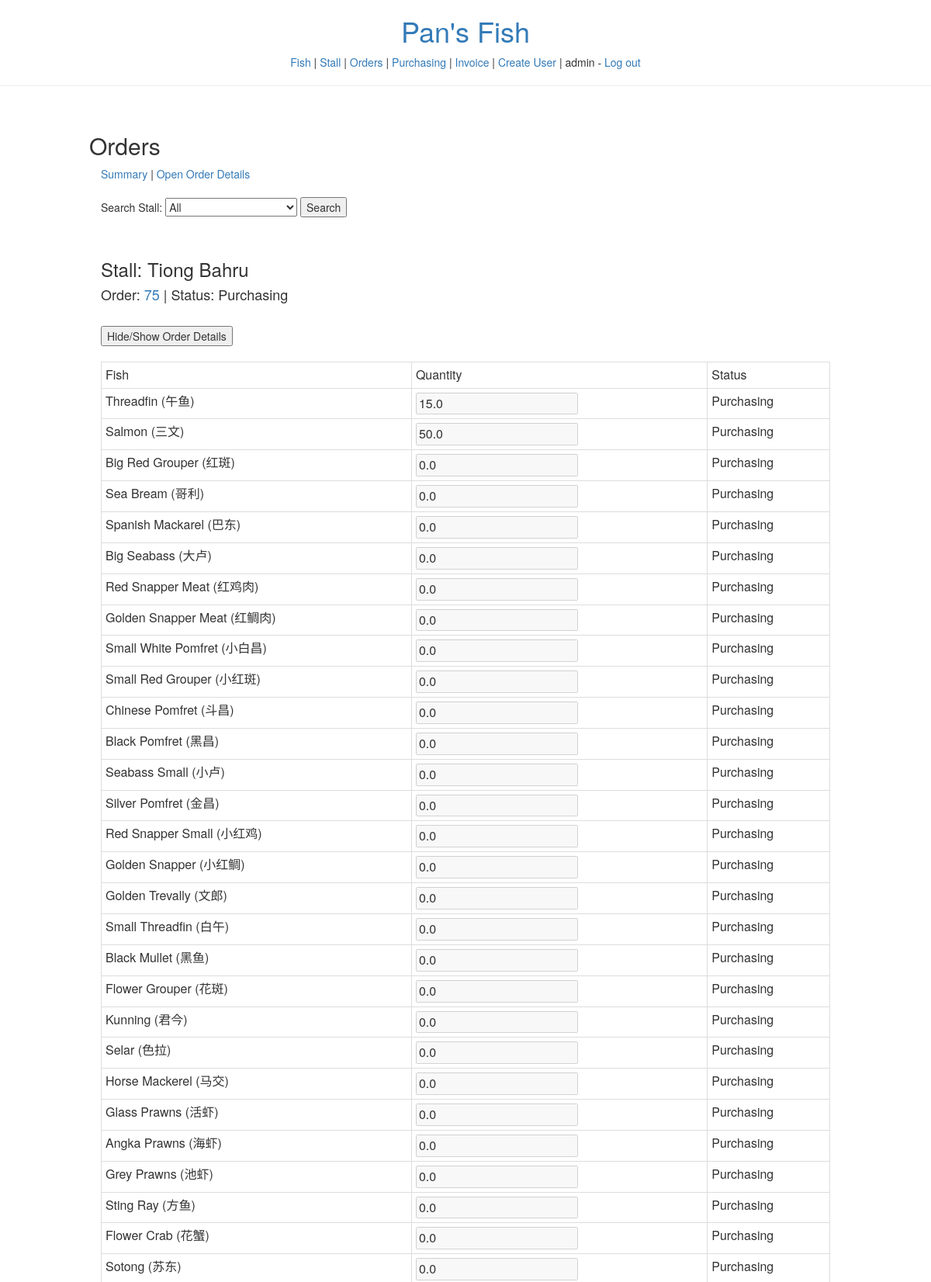
Page /order/3/ (signed in, upper part) on the committed database.
### stall/models.py (models this page shows)
class Stall(TimeStampedModel):
    name = models.ForeignKey(settings.AUTH_USER_MODEL, on_delete=models.CASCADE)
    description = models.CharField(max_length=50, blank=True, default='')

### order/models.py (models this page shows)
class Order(TimeStampedModel):
    stall = models.ForeignKey('stall.Stall', on_delete=models.CASCADE)
    status = models.CharField(max_length=50, default='')
    purchase_order = models.ForeignKey('purchase_order.Purchase_Order', null=True, on_delete=models.CASCADE)

class Order_Item(TimeStampedModel):
    order = models.ForeignKey('Order', on_delete=models.CASCADE)
    fish = models.ForeignKey('fish.Fish', on_delete=models.CASCADE)
    status = models.CharField(max_length=50, default='')
    quantity = models.FloatField(default=0)
    weight = models.FloatField(default=0)
    cost = models.FloatField(default=0)

### order/views.py (the view)
# urls.py: url(r'^order/(?P<user_id>\d+)/$', order_all),
def order_all(request, user_id, stall_id=None):
    if request.method == 'POST':
        template, context = post_order(request, user_id)
    else:
        if stall_id:
            template, context = get_order(request, user_id, True, stall_id=stall_id)
        else:
            stall_id = request.GET['stall_id'] if request.GET else None
            if stall_id == 'All':
                template, context = get_order(request, user_id, True, stall_id=None)
            else:
                template, context = get_order(request, user_id, True, stall_id=stall_id)
    return render(request, template, context)

### core/services.py (called while the page is built)
def get_or_none(model, action, *args, **kwargs):
    try:
        if action == 'get':
            return model.objects.get(*args, **kwargs).order_by('-id')
        else:
            return model.objects.filter(*args, **kwargs).order_by('-id')
    except model.DoesNotExist:
        return None

def get_orders(model, day, *args, **kwargs):
    if day == 'today':
        today = datetime.now().date()
        tomorrow = today + timedelta(1)
        today_start = datetime.combine(today, time())
        today_end = datetime.combine(tomorrow, time())
        return get_or_none(model, 'filter', *args, **kwargs, created_date__lte=today_end, created_date__gte=today_start)
    else:
        return get_or_none(model, 'filter', *args, **kwargs)

### order/services.py (called while the page is built)
def generate_order_item_list(model, *args, **kwargs):
    order_item = model.objects.filter(*args, **kwargs)
    order_item_list = list()
    for oi in order_item:
        order_item_dict = dict()
        order_item_dict['id'] = oi.id
        order_item_dict['name'] = oi.fish.name + ' (' + oi.fish.chinese_name + ')'
        order_item_dict['value'] =  oi.quantity
        order_item_dict['weight'] = oi.weight
        if model == Purchase_Order_Item:
            order_item_dict['buying_cost'] =  oi.buying_cost
            order_item_dict['selling_cost'] =  oi.selling_cost
        else:
            order_item_dict['cost'] =  oi.cost
        if model == Order_Item:
            order_item_dict['status'] = oi.status
        order_item_list.append(order_item_dict)
    return order_item_list

def generate_order_list(day=None, *args, **kwargs):
    order_list = list()
    order = get_orders(Order, day, *args, **kwargs)
    if order:
        for o in order:
            order_dict = dict()
            order_dict['order'] = o
            order_dict['order_item'] = generate_order_item_list(Order_Item, order=o)
            order_list.append(order_dict)
        return order_list

def generate_stall_orders_list(request, user, *args, **kwargs):
    stall_orders_list = list()
    stalls = Stall.objects.all() if request.user.is_superuser else Stall.objects.filter(name=user)
    for stall in stalls:
        stall_orders = dict()
        stall_orders['stall'] = stall
        stall_orders['order_list'] = generate_order_list(stall=stall, *args, **kwargs)
        stall_orders_list.append(stall_orders)
    return stall_orders_list

### templates/order/list_order_all.html (shortened to what this page needs)
{% extends "order/home.html" %}
{% block order %}
  <br><br>
  <form action = "/order/{{user_id}}/stall/" method="get">
    Search Stall:
    <select name="stall_id">
      <option>All</option>
    </select>
    <td><input type="submit" name="search" value="Search"></td>
  </form>
  {% for stall in stall_orders %}
      <br>
      <h3>Stall: {{ stall.stall.description }}</h3>
      {% if stall.order_list %}
        {% for order in stall.order_list %}
          {% if order.order %} <h4>Order: <a href="/order/{{ user.id }}/order/{{order.order.id}}/">{{order.order.id}}</a> | Status: {{ order.order.status }}</h4> {% endif %}
          <br>
          <button data-toggle="collapse" data-target="#demo{{order.order.id}}">Hide/Show Order Details</button>
          <br><br>
          <div id="demo{{order.order.id}}" class="collapse in">
            <form action = "/order/{{user_id}}/order/{{order.order.id}}/" method="post">
              <div class="table-responsive">
                <table class="table table-bordered table-hover table-condensed">
                  <tr>
                    <td>Fish</td>
                    <td>Quantity</td>
                    <td>Status</td>
                  </tr>
                  {% for order_item in order.order_item %}
                    <tr>
                      <td>{{ order_item.name }}</td>
                      <td><input type="tel" name="quantity-{{order_item.id}}" value="{{ order_item.value }}" {% if order.order.status != 'New' %} disabled {% endif %}></td>
                      <td>{{ order_item.status }}</td>
                    </tr>
                  {% endfor %}
                </table>
              </div>
              <br>
              <br>
            </form>
          </div>
        {% endfor %}
      {% else %}
      <br>
      {%endif %}
  {% endfor %}
{% endblock %}

### templates/base.html (shortened to what this page needs)
{% load static %}
<html>
  <head>
    <link rel="stylesheet" href="https://maxcdn.bootstrapcdn.com/bootstrap/3.3.7/css/bootstrap.min.css">
    <link rel="stylesheet" href="https://cdn.datatables.net/1.10.16/css/jquery.dataTables.min.css">
  </head>
  <body>
    <div class="text-center">
      <h1><a role="button" href="/home/">Pan's Fish</a></h1>
    </div>
    <div class="col-xs-1"></div>
    <div class="col-xs-10 text-center">
      {% if user.is_authenticated %}
        {% if request.user.is_superuser %}
          <a role="button" href="/fish/">Fish</a> |
          <a role="button" href="/stall/">Stall</a> |
        {% endif %}
        <a role="button" href="/order/{{ user.id }}/">Orders</a> |
        {% if request.user.is_superuser %}
          <a role="button" href="/purchasing/{{ user.id }}/summary/">Purchasing</a> |
        {% endif %}
          <a role="button" href="/invoice/{{ user.id }}/">Invoice</a> |
        {% if request.user.is_superuser %}
          <a role="button" href="/signup/">Create User</a> |
        {% endif %}
        {{ user.username }} - <a role="button" href="/logout/">Log out</a>
      {% else %}
        <a role="button" href="/login/">Log in</a>
      {% endif %}
    </div>
    <div class="col-xs-1"></div>
    <br><hr><br>
    <div class="col-xs-1"></div>
    <div class="col-xs-10">
      {% block body %}
      {% endblock %}
    </div>
    <div class="col-xs-1"></div>
  </body>
</html>

### rows in the picture
Stall: stall.description "Tiong Bahru"
Order: order.id "75", order.status "Purchasing", name "Threadfin (午鱼)" "Salmon (三文)" "Big Red Grouper (红斑)" "Sea Bream (哥利)" "Spanish Mackarel (巴东)" "Big Seabass (大卢)" "Red Snapper Meat (红鸡肉)" "Golden Snapper Meat (红鲷肉)" "Small White Pomfret (小白昌)" "Small Red Grouper (小红斑)" "Chinese Pomfret (斗昌)" "Black Pomfret (黑昌)" "Seabass Small (小卢)" "Silver Pomfret (金昌)" "Red Snapper Small (小红鸡)" "Golden Snapper (小红鲷)" "Golden Trevally (文郎)" "Small Threadfin (白午)" "Black Mullet (黑鱼)" "Flower Grouper (花斑)" "Kunning (君今)" "Selar (色拉)" "Horse Mackerel (马交)" "Glass Prawns (活虾)" "Angka Prawns (海虾)" "Grey Prawns (池虾)" "Sting Ray (方鱼)" "Flower Crab (花蟹)" "Sotong (苏东)"
Order_Item: value "15.0", status "Purchasing"
Order_Item: value "50.0", status "Purchasing"
Order_Item: value "0.0", status "Purchasing"
Order_Item: value "0.0", status "Purchasing"
Order_Item: value "0.0", status "Purchasing"
Order_Item: value "0.0", status "Purchasing"
Order_Item: value "0.0", status "Purchasing"
Order_Item: value "0.0", status "Purchasing"
Order_Item: value "0.0", status "Purchasing"
Order_Item: value "0.0", status "Purchasing"
Order_Item: value "0.0", status "Purchasing"
Order_Item: value "0.0", status "Purchasing"
Order_Item: value "0.0", status "Purchasing"
Order_Item: value "0.0", status "Purchasing"
Order_Item: value "0.0", status "Purchasing"
Order_Item: value "0.0", status "Purchasing"
Order_Item: value "0.0", status "Purchasing"
Order_Item: value "0.0", status "Purchasing"
Order_Item: value "0.0", status "Purchasing"
Order_Item: value "0.0", status "Purchasing"
Order_Item: value "0.0", status "Purchasing"
Order_Item: value "0.0", status "Purchasing"
Order_Item: value "0.0", status "Purchasing"
Order_Item: value "0.0", status "Purchasing"
Order_Item: value "0.0", status "Purchasing"
Order_Item: value "0.0", status "Purchasing"
Order_Item: value "0.0", status "Purchasing"
Order_Item: value "0.0", status "Purchasing"
Order_Item: value "0.0", status "Purchasing"

### other values in the picture
{{ user.username }} "admin"
